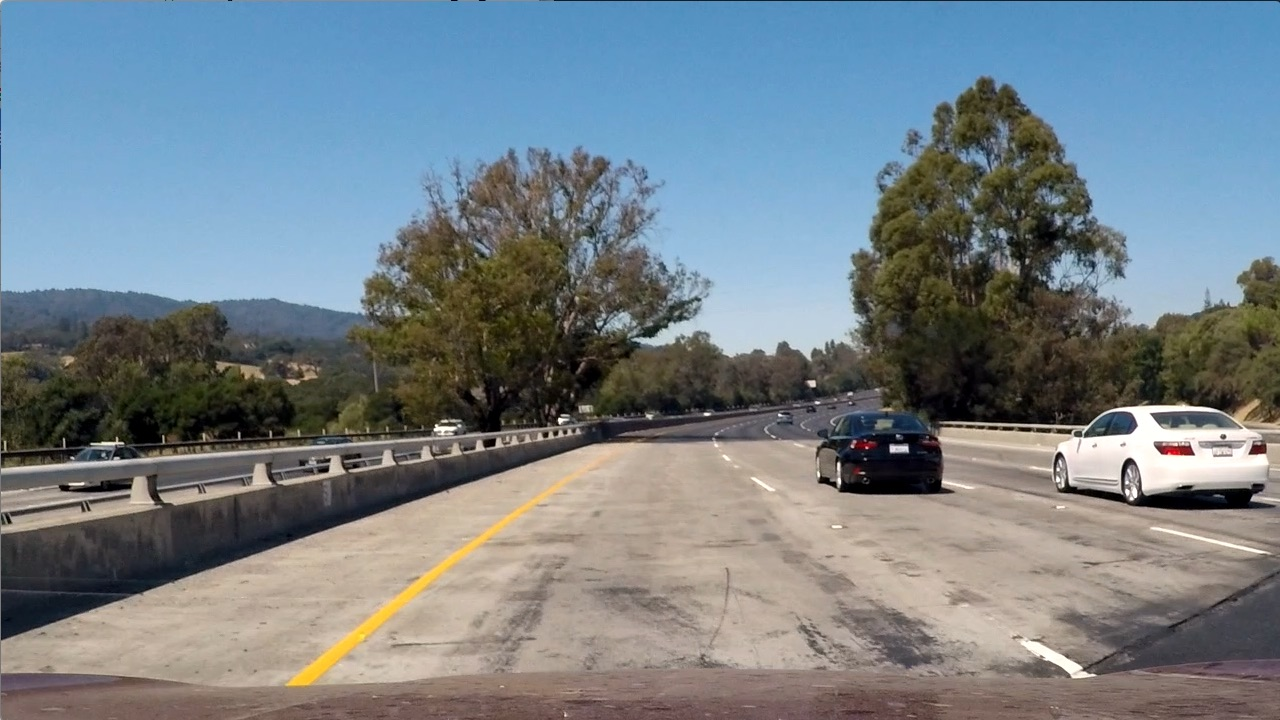
#> input picture test_images/test1.jpg, 1280 x 720 px; its folder holds only this picture in this run
$ python image_gen.py   (older library calls are emulated)
#> lines starting #> are read from the running program, lines starting #| are printed output that depends on the picture; after the words box and inside, x2 and y2 are one past the last pixel; in counts of white or black regions, pixels touching at a corner belong together; long printed decimals are rounded
import numpy as np
import cv2
import matplotlib.pyplot as plt
import matplotlib.image as mpimg
import glob
import pickle


dist_pickle=pickle.load(open('./camera_cal/cal_dist_pickle.p','rb'))
#> (reads camera_cal/cal_dist_pickle.p from the repository)

mtx = dist_pickle['mtx']
dist = dist_pickle['dist']
print(mtx)


def abs_sobel_thresh(img, orient='x', sobel_kernel=3, thresh=(0,255)):

    # Apply the following steps to img
    # 1) Convert to grayscale
    gray = cv2.cvtColor(img, cv2.COLOR_RGB2GRAY)
    # 2) Take the derivative in x or y given orient = 'x' or 'y'
    if orient == 'x':
        abs_sobel = np.absolute(cv2.Sobel(gray, cv2.CV_64F, 1, 0))
    if orient == 'y':
        abs_sobel = np.absolute(cv2.Sobel(gray, cv2.CV_64F, 0, 1))
    # 3) Take the absolute value of the derivative or gradient
    scaled_sobel = np.uint8(255*abs_sobel/np.max(abs_sobel))
    # 4) Scale to 8-bit (0 - 255) then convert to type = np.uint8
    binary_output = np.zeros_like(scaled_sobel)
    # 5) Create a mask of 1's where the scaled gradient magnitude
            # is > thresh_min and < thresh_max
    # 6) Return this mask as your binary_output image
    binary_output[(scaled_sobel >= thresh[0]) & (scaled_sobel <= thresh[1])] = 1
    #binary_output = np.copy(img) # Remove this line
    return binary_output


def mag_thresh(img, sobel_kernel=3, mag_thresh=(0, 255)):
    # Convert to grayscale
    gray = cv2.cvtColor(img, cv2.COLOR_RGB2GRAY)
    # Take both Sobel x and y gradients
    sobelx = cv2.Sobel(gray, cv2.CV_64F, 1, 0, ksize=sobel_kernel)
    sobely = cv2.Sobel(gray, cv2.CV_64F, 0, 1, ksize=sobel_kernel)
    # Calculate the gradient magnitude
    gradmag = np.sqrt(sobelx**2 + sobely**2)
    # Rescale to 8 bit
    scale_factor = np.max(gradmag)/255
    gradmag = (gradmag/scale_factor).astype(np.uint8)
    # Create a binary image of ones where threshold is met, zeros otherwise
    binary_output = np.zeros_like(gradmag)
    binary_output[(gradmag >= mag_thresh[0]) & (gradmag <= mag_thresh[1])] = 1

    # Return the binary image
    return binary_output


def dir_threshold(img, sobel_kernel=3, thresh=(0, np.pi/2)):
    # Grayscale
    gray = cv2.cvtColor(img, cv2.COLOR_RGB2GRAY)
    # Calculate the x and y gradients
    sobelx = cv2.Sobel(gray, cv2.CV_64F, 1, 0, ksize=sobel_kernel)
    sobely = cv2.Sobel(gray, cv2.CV_64F, 0, 1, ksize=sobel_kernel)
    # Take the absolute value of the gradient direction, # 不同处
    # apply a threshold, and create a binary image result
    absgraddir = np.arctan2(np.absolute(sobely), np.absolute(sobelx))
    binary_output =  np.zeros_like(absgraddir)
    binary_output[(absgraddir >= thresh[0]) & (absgraddir <= thresh[1])] = 1

    # Return the binary image
    return binary_output

def color_threshold(image, sthresh=(0, 255),vthresh=(0,255)):
    hls = cv2.cvtColor(image, cv2.COLOR_RGB2HLS)
    s_channel = hls[:,:,2]
    s_binary = np.zeros_like(s_channel)
    s_binary[(s_channel >= sthresh[0]) & (s_channel <= sthresh[1])] = 1

    hsv= cv2.cvtColor(image, cv2.COLOR_RGB2HSV)
    v_channel = hls[:,:,2]
    v_binary = np.zeros_like(s_channel)
    v_binary[(v_channel >= vthresh[0]) & (v_channel <= vthresh[1])] = 1

    output=np.zeros_like(s_channel)
    output[(s_binary==1)&(v_binary==1)]=1
    return output

def window_mask(width,height,img_ref,center,level):
    output=np.zeros_like(img_ref)
    output[int(img_ref.shape[0]-(level+1)*height):int(img_ref.shape[0]-level*height),max(0,int(center-width)):min(int(center+width),img_ref.shape[1])]=1
    return output

class Tracker1 :
    def __init__(self, Mywindow_width=50, Mywindow_height=80, Mymargin=25, My_ym=10/72, My_xm=4/384, Mysmooth_factor=15):
        self.recent_centers=[]
        self.window_width=Mywindow_width  #宽度
        self.window_height=Mywindow_height #高度
        self.margin=Mymargin  #像素距离
        self.ym_per_pix=My_ym  #垂直方向的像素
        self.xm_per_pix=My_xm  #水平方向的像素
        self.smooth_factor=Mysmooth_factor
        self.curvatures = []


    def find_window_centroids(self,warped):  #车道线位置 左右中心线
        window_width=self.window_width
        window_height=self.window_height
        margin=self.margin
        window_centroids=[]
        window=np.ones(window_width) # 用于卷积的窗口模版

        #左右中心线的始位置  四分之一处开始
        l_sum=np.sum(warped[int(3*warped.shape[0]/4):,:int(warped.shape[1]/2)],axis=0)
        l_center=np.argmax(np.convolve(window,l_sum))-window_width/2
        r_sum=np.sum(warped[int(3*warped.shape[0]/4):,int(warped.shape[1]/2):],axis=0)
        r_center=np.argmax(np.convolve(window,r_sum))-window_width/2+int(warped.shape[1]/2)
        window_centroids.append((l_center,r_center))  # 第一层

          # 在每一层找到最大像素的位置［0］是高度 9层
        for level in range(1,(int)(warped.shape[0]/window_height)):
            image_layer=np.sum(warped[int(warped.shape[0]-(level+1)*window_height):int(warped.shape[0]-level*window_height),:],axis=0)
            conv_signal=np.convolve(window,image_layer)
            offset=window_width/2
            l_min_index=int(max(l_center+offset-margin,0))
            l_max_index=int(min(l_center+offset+margin,warped.shape[1]))
            l_center=np.argmax(conv_signal[l_min_index:l_max_index])+l_min_index-offset

            r_min_index=int(max(r_center+offset-margin,0))
            r_max_index=int(min(r_center+offset+margin,warped.shape[1]))
            r_center=np.argmax(conv_signal[r_min_index:r_max_index])+r_min_index-offset
            window_centroids.append((l_center,r_center))

        self.recent_centers.append(window_centroids)
        #返回的是中心线的平均值
        return np.average(self.recent_centers[-self.smooth_factor:],axis=0)


images=glob.glob('./test_images/test*.jpg')
for idx,fname in enumerate(images):
    img=cv2.imread(fname)
#> img is the input picture: shape (720, 1280, 3); mean B, G, R 135.5, 128.7, 117.5
    img=cv2.undistort(img,mtx,dist,None,mtx)

    preprocessImage=np.zeros_like(img[:,:,0])
    gradx=abs_sobel_thresh(img,orient='x',thresh=(12,255))
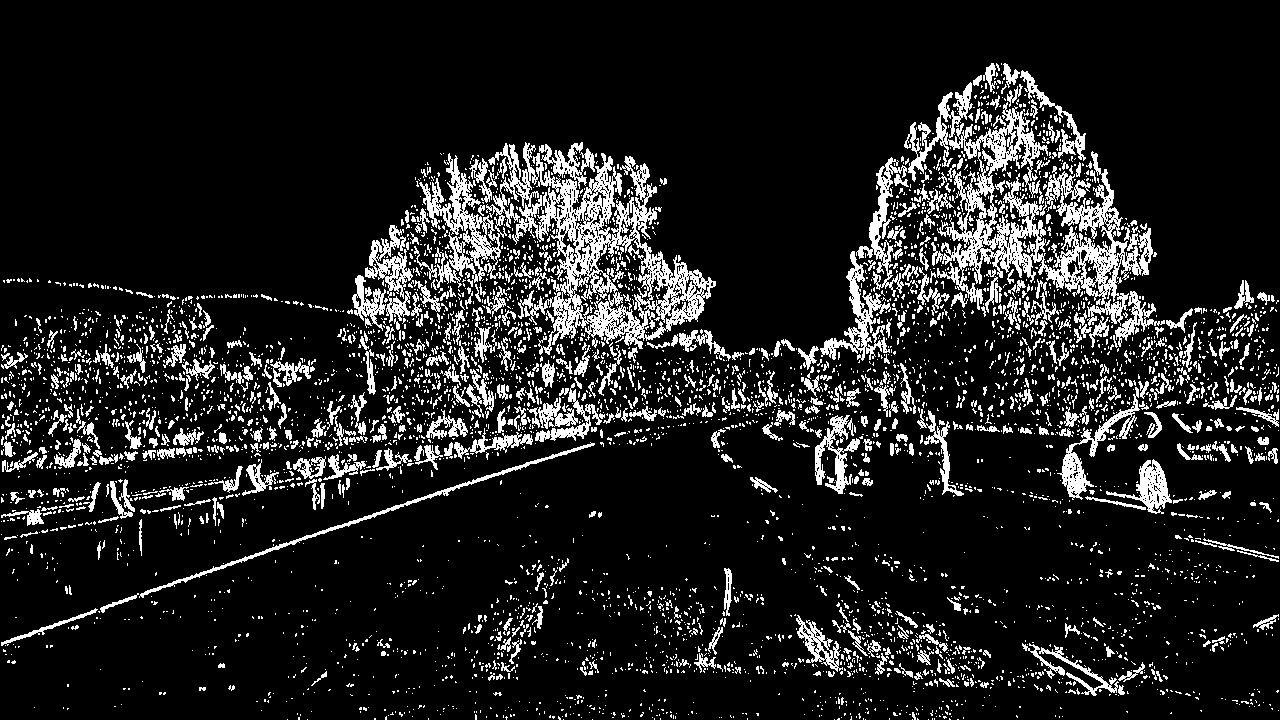
#> gradx: shape (720, 1280); values 0 (black) and 1 (white), 12.7% white in thin lines or dots
    grady=abs_sobel_thresh(img,orient='y',thresh=(25,255))
#> grady: shape (720, 1280); values 0 (black) and 1 (white), 8.2% white; 3797 white regions (3378 under 20 px), largest, box (x1, y1, x2, y2) and area: (0, 395, 880, 646) 15295, (931, 400, 1280, 447) 3945, (0, 449, 393, 541) 3928
    c_binary=color_threshold(img,sthresh=(100,255),vthresh=(50,255))
#> in color_threshold, `hls = cv2.cvtColor(image, cv2.COLOR_RGB2HLS)`: hls: shape (720, 1280, 3); mean of channels 0, 1, 2 68.6, 128, 74
#> in color_threshold, `hsv= cv2.cvtColor(image, cv2.COLOR_RGB2HSV)`: hsv: shape (720, 1280, 3); mean H, S, V 68.6, 76.4, 150.4
#> c_binary: shape (720, 1280); values 0 (black) and 1 (white), 36.5% white; 977 white regions (766 under 20 px), largest, box (x1, y1, x2, y2) and area: (0, 0, 1280, 312) 289523, (1069, 407, 1280, 495) 7454, (265, 446, 622, 703) 6332
    preprocessImage[((gradx==1)&(grady==1)|(c_binary==1))]=255


    write_name='./output_images/binary_image'+str(idx)+'.jpg'
    cv2.imwrite(write_name,preprocessImage)
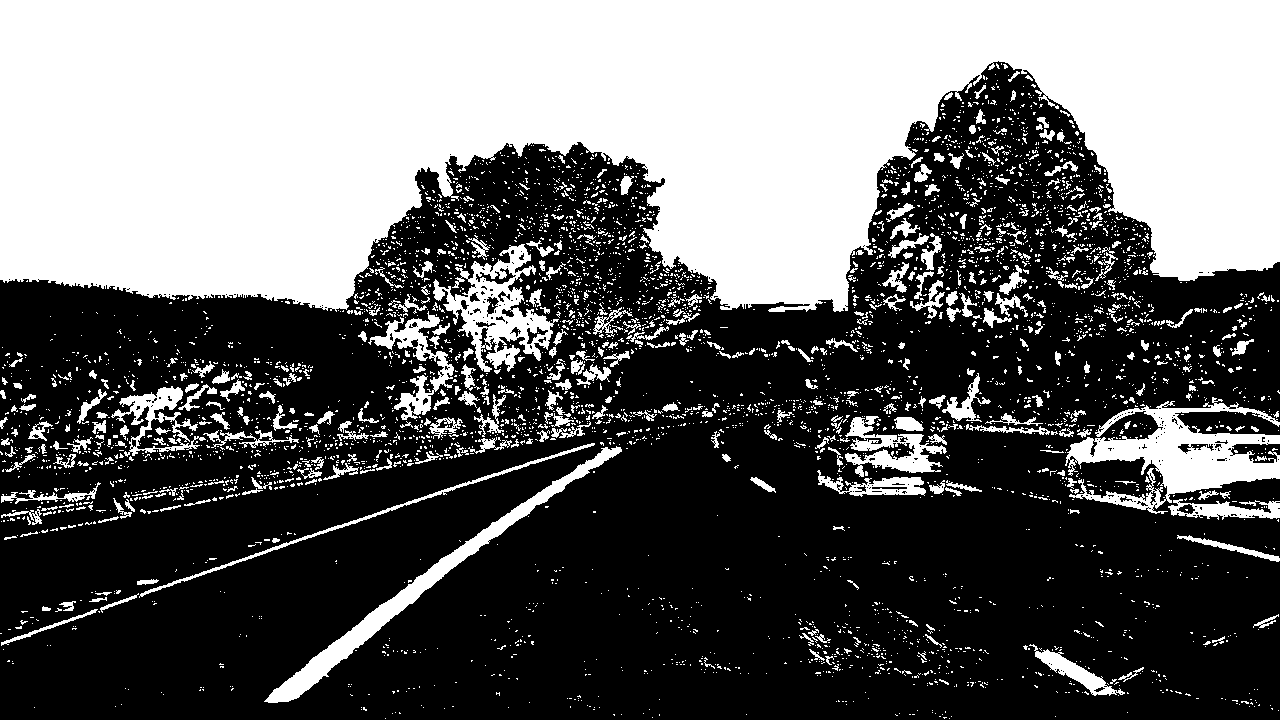
#> saved as binary_image0.jpg: shape (720, 1280); 40.2% white; 4692 white regions (4239 under 20 px), largest, box (x1, y1, x2, y2) and area: (0, 0, 1280, 312) 290542, (1065, 397, 1280, 514) 10076, (264, 446, 622, 703) 6341

    img_size=(img.shape[1],img.shape[0])
#> img_size = (1280, 720)
    bot_width=.76  # .76
    mid_width=.1  #.08
    height_pct=.62  #.62
    bottom_trim=.935 # .935


    src=np.float32([[img.shape[1]*(.5-mid_width/2),img.shape[0]*height_pct],[img.shape[1]*(.5+mid_width/2),img.shape[0]*height_pct],[img.shape[1]*(.5+bot_width/2),img.shape[0]*bottom_trim],[img.shape[1]*(.5-bot_width/2),img.shape[0]*bottom_trim]])
    offset=img_size[0]*.25
#> offset = 320
    dst=np.float32([[offset,0],[img_size[0]-offset,0],[img_size[0]-offset,img_size[1]],[offset,img_size[1]]])

    print(src)
#| [[ 576.   446.4]
#|  [ 704.   446.4]
#|  [1126.4  673.2]
#|  [ 153.6  673.2]]
    print(dst)
#| [[320.   0.]
#|  [960.   0.]
#|  [960. 720.]
#|  [320. 720.]]
    # perform the transform 俯视图
    M=cv2.getPerspectiveTransform(src,dst)
    Minv=cv2.getPerspectiveTransform(dst,src)
    warped=cv2.warpPerspective(preprocessImage,M,img_size,flags=cv2.INTER_LINEAR)

    write_name='./output_images/warped'+str(idx)+'.jpg'
    cv2.imwrite(write_name,warped)

    #print(warped.shape[0])
    window_width=25
    window_height=80
    curve_centers=Tracker1(Mywindow_width=window_width,Mywindow_height=window_height,Mymargin=25,My_ym=10/720,My_xm=4/384,Mysmooth_factor=15)
    window_centroids=curve_centers.find_window_centroids(warped)
    #print(window_centroids)
    l_points=np.zeros_like(warped)
    r_points=np.zeros_like(warped)

    leftx=[]
    rightx=[]
    for level in range(0,len(window_centroids)):
        leftx.append(window_centroids[level][0])
        rightx.append(window_centroids[level][1])
        l_mask=window_mask(window_width,window_height,warped,window_centroids[level][0],level)
        r_mask=window_mask(window_width,window_height,warped,window_centroids[level][1],level)

        l_points[(l_points==255)|((l_mask==1))]=255
        r_points[(r_points==255)|((r_mask==1))]=255
#> l_points: shape (720, 1280); 3.9% white; 1 white region, box (x1, y1, x2, y2) and area: (397, 0, 512, 720) 36000
#> r_points: shape (720, 1280); 3.9% white; 1 white region, box (x1, y1, x2, y2) and area: (882, 0, 1032, 720) 36000
         # Draw the results

    template=np.array(r_points+l_points,np.uint8)
    zero_channel=np.zeros_like(template)
    template=np.array(cv2.merge((zero_channel,template,zero_channel)),np.uint8)
    warpage=np.array(cv2.merge((warped,warped,warped)),np.uint8)
    result=cv2.addWeighted(warpage,1,template,0.5,0.0)
    plt.imshow(result)
    plt.title('window fitting results')
    plt.show()
   ## fit the   lane left and right of center 绘制啮合曲线
    yvals=range(0,warped.shape[0])

    res_yvals=np.arange(warped.shape[0]-(window_height/2),0,-window_height)

    #choose useful point and remove bad point of of significant deviations

    Distance_thre= (400, 560)

    left_fit=np.polyfit(res_yvals,leftx,2)
#> left_fit = [-9.42e-05, -0.042, 486.9]
    right_fit=np.polyfit(res_yvals,rightx,2)
#> right_fit = [0.000337, -0.368, 1023]
    ref_line=left_fit
#> ref_line = [-9.42e-05, -0.042, 486.9]
    ref_line[2]=rightx[0]-ref_line[0]*680*680-ref_line[1]*680
    r_fit_poly = np.poly1d(ref_line)
    rightx1=r_fit_poly(res_yvals)
    l_current_fit_poly = np.poly1d(left_fit)
    r_current_fit_poly =np.poly1d(right_fit)
    distance=np.abs(l_current_fit_poly(40) - r_current_fit_poly(40))
#> distance = 10.1
    Rem= Distance_thre[0] < distance < Distance_thre[1]
    print(ref_line,right_fit)
#| [-9.41896645e-05 -4.19751082e-02  1.00059637e+03] [ 3.37188853e-04 -3.67775974e-01  1.02303517e+03]
    if Rem==False:
        for i in range(len(rightx)):
            if np.abs(rightx[i]-rightx1[i])>30:
                rightx[i]=rightx1[i]
            else:
                rightx[i]=rightx[i]


    left_fit=np.polyfit(res_yvals,leftx,2)
    left_fitx=left_fit[0]*yvals*yvals+left_fit[1]*yvals+left_fit[2]
    left_fitx=np.array(left_fitx,np.int32)

    right_fit=np.polyfit(res_yvals,rightx,2)
    right_fitx=right_fit[0]*yvals*yvals+right_fit[1]*yvals+right_fit[2]
    right_fitx=np.array(right_fitx,np.int32)


    left_lane=np.array(list(zip(np.concatenate((left_fitx-window_width/2,left_fitx[::-1]+window_width/2),axis=0),np.concatenate((yvals,yvals[::-1]),axis=0))),np.int32)
    right_lane=np.array(list(zip(np.concatenate((right_fitx-window_width/2,right_fitx[::-1]+window_width/2),axis=0),np.concatenate((yvals,yvals[::-1]),axis=0))),np.int32)


    middle_marker=np.array(list(zip(np.concatenate((left_fitx+window_width/2,right_fitx[::-1]-window_width/2),axis=0),np.concatenate((yvals,yvals[::-1]),axis=0))),np.int32)

    road=np.zeros_like(img)
    road_bkg=np.zeros_like(img)
    cv2.fillPoly(road,[left_lane],color=[255,0,0])  #红的
    cv2.fillPoly(road,[right_lane],color=[0,0,255])  #蓝的
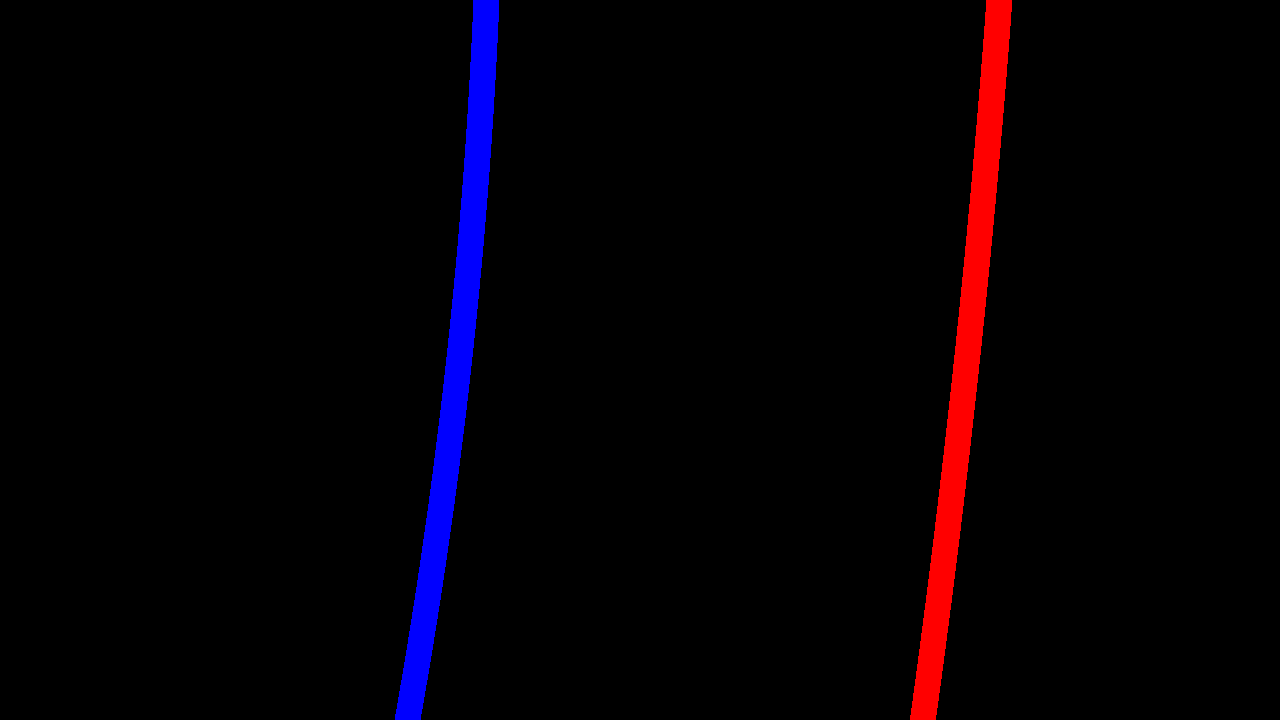
#> road: shape (720, 1280, 3); mean of channels 0, 1, 2 5.2, 0, 5.2; drawn as B, G, R
    cv2.fillPoly(road_bkg,[left_lane],color=[255,255,255])
#> road_bkg: shape (720, 1280, 3); 2% white; 1 white region, box (x1, y1, x2, y2) and area: (395, 0, 499, 720) 18720
    cv2.fillPoly(road_bkg,[right_lane],color=[255,255,255])
#> road_bkg: shape (720, 1280, 3); 4.1% white; 2 white regions, box (x1, y1, x2, y2) and area: (395, 0, 499, 720) 18720, (910, 0, 1012, 720) 18720
    cv2.fillPoly(road_bkg,[middle_marker],color=[151, 255, 183])
    #plt.imshow(road)
    #plt.show()

    color_fit_lines=cv2.addWeighted(result,1.0,road,1,0.0)
    #plt.imshow(color_fit_lines)
    #plt.show()


    write_name='./output_images/color_fit_lines'+str(idx)+'.jpg'
    cv2.imwrite(write_name,color_fit_lines)


    road_warped=cv2.warpPerspective(road,Minv,img_size,flags=cv2.INTER_LINEAR)
    road_warped_bkg=cv2.warpPerspective(road_bkg,Minv,img_size,flags=cv2.INTER_LINEAR)
   ## result= preprocessImage
    base=cv2.addWeighted(img,1.0,road_warped_bkg,-1.0,0.0)
    result=cv2.addWeighted(base,1.0,road_warped,1,0.0)
    #plt.imshow(result)
    #plt.title('window fitting results')
    #plt.show()

    ym_per_pix=curve_centers.ym_per_pix  #Define conversions in x and y from pixels space to meters10/72
    xm_per_pix=curve_centers.xm_per_pix  #4/384
    curve_fit_cr=np.polyfit(np.array(res_yvals,np.float32)*ym_per_pix,np.array(leftx,np.float32)*xm_per_pix,2)
    print(curve_fit_cr)
#| [-0.005086 -0.03148  5.072]
    print(yvals[-1])
#| 719
#Calculate radius of curvature
    left_curverad = ((1 + (2*curve_fit_cr[0]*yvals[-1] + curve_fit_cr[1])**2)**1.5) / np.absolute(2*curve_fit_cr[0])

    camera_center=(left_fitx[-1]+right_fitx[-1])/2
    center_diff=(camera_center-warped.shape[1]/2)*xm_per_pix
    side_pos='left'
    if center_diff<=0:
           side_pos='right'

    cv2.putText(result,'Radius of Curvature='+str(round(left_curverad,3))+'(m)',(50,50),cv2.FONT_HERSHEY_SIMPLEX,1,(255,255,255),2)

    cv2.putText(result,'Vehicle is '+str(abs(round(center_diff,3)))+'m'+side_pos+' of center',(50,100),cv2.FONT_HERSHEY_SIMPLEX,1,(255,255,255),2)
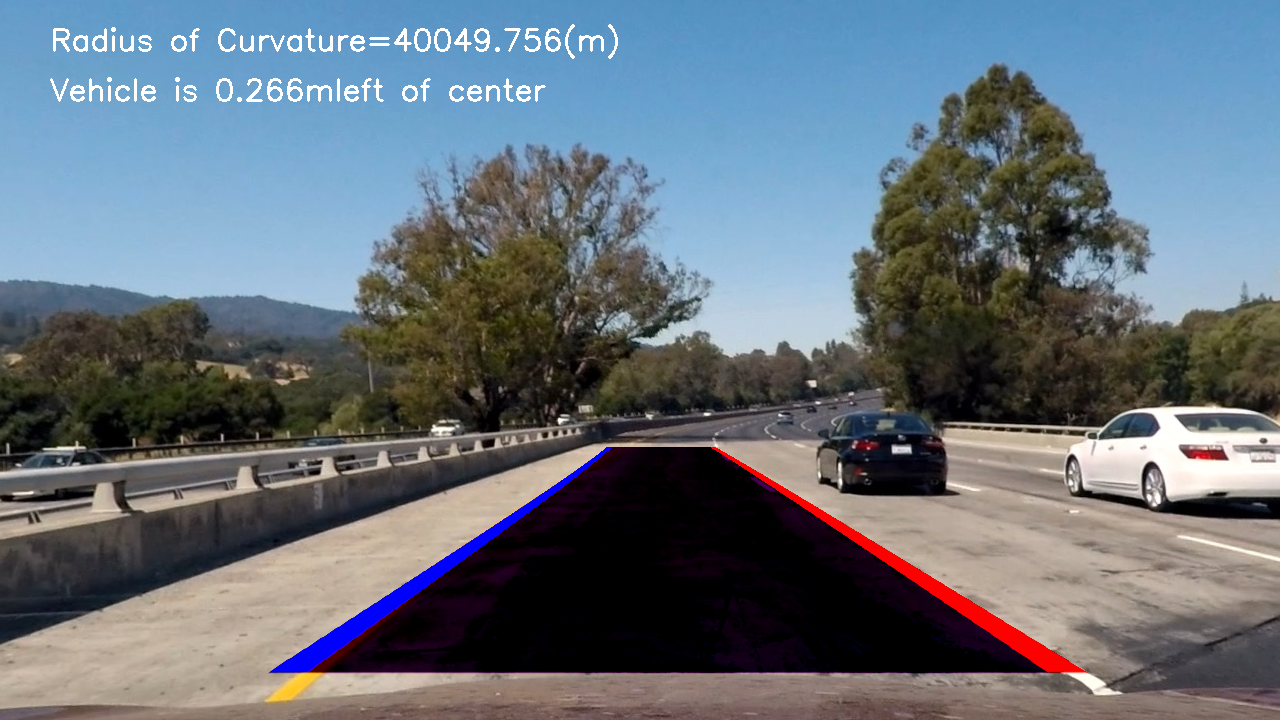
#> result: shape (720, 1280, 3); mean B, G, R 121.9, 112.1, 102

##write_name='./output_images/warped'+str(idx)+'.jpg'
    write_name='./output_images/tracked'+str(idx)+'.jpg'
    cv2.imwrite(write_name,result)
